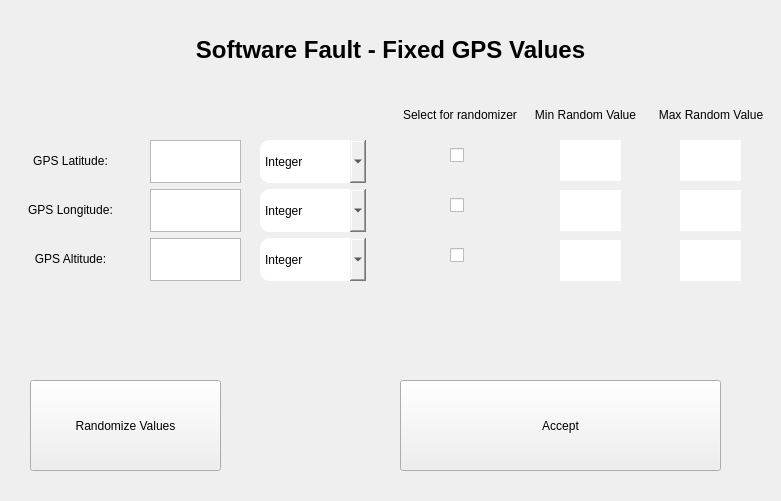
<?xml version="1.0" encoding="UTF-8"?>
<ui version="4.0">
 <class>DialogWindow</class>
 <widget class="QWidget" name="DialogWindow">
  <property name="windowModality">
   <enum>Qt::ApplicationModal</enum>
  </property>
  <property name="geometry">
   <rect>
    <x>0</x>
    <y>0</y>
    <width>781</width>
    <height>501</height>
   </rect>
  </property>
  <property name="windowTitle">
   <string>Form</string>
  </property>
  <property name="styleSheet">
   <string notr="true"/>
  </property>
  <widget class="QTextEdit" name="textEditGPSLatInjection_2">
   <property name="geometry">
    <rect>
     <x>560</x>
     <y>140</y>
     <width>61</width>
     <height>41</height>
    </rect>
   </property>
   <property name="sizePolicy">
    <sizepolicy hsizetype="Preferred" vsizetype="Preferred">
     <horstretch>0</horstretch>
     <verstretch>0</verstretch>
    </sizepolicy>
   </property>
   <property name="styleSheet">
    <string notr="true">border-top-left-radius: 10px;
border-top-right-radius: 10px;
border-bottom-left-radius: 10px;
border-bottom-right-radius: 10px;</string>
   </property>
  </widget>
  <widget class="QCheckBox" name="checkboxGPSLatInjection">
   <property name="geometry">
    <rect>
     <x>450</x>
     <y>140</y>
     <width>31</width>
     <height>31</height>
    </rect>
   </property>
   <property name="sizePolicy">
    <sizepolicy hsizetype="Preferred" vsizetype="Preferred">
     <horstretch>0</horstretch>
     <verstretch>0</verstretch>
    </sizepolicy>
   </property>
   <property name="styleSheet">
    <string notr="true">QCheckBox::Indicator {width: 30px; height: 30px; image: url(:/Logos/images/unchecked_checkbox.png);} 
QCheckBox::indicator::checked{width: 30px; height: 30px; image: url(:/Logos/images/checked_checkbox.png);}</string>
   </property>
   <property name="text">
    <string/>
   </property>
  </widget>
  <widget class="QPushButton" name="buttonGPSInjectionContinue">
   <property name="enabled">
    <bool>true</bool>
   </property>
   <property name="geometry">
    <rect>
     <x>400</x>
     <y>380</y>
     <width>321</width>
     <height>91</height>
    </rect>
   </property>
   <property name="styleSheet">
    <string notr="true"/>
   </property>
   <property name="text">
    <string>Accept</string>
   </property>
  </widget>
  <widget class="QTextEdit" name="textEditGPSLatInjection_3">
   <property name="geometry">
    <rect>
     <x>680</x>
     <y>140</y>
     <width>61</width>
     <height>41</height>
    </rect>
   </property>
   <property name="sizePolicy">
    <sizepolicy hsizetype="Preferred" vsizetype="Preferred">
     <horstretch>0</horstretch>
     <verstretch>0</verstretch>
    </sizepolicy>
   </property>
   <property name="styleSheet">
    <string notr="true">border-top-left-radius: 10px;
border-top-right-radius: 10px;
border-bottom-left-radius: 10px;
border-bottom-right-radius: 10px;</string>
   </property>
  </widget>
  <widget class="QPushButton" name="buttonRandomizeGPSInjection">
   <property name="geometry">
    <rect>
     <x>30</x>
     <y>380</y>
     <width>191</width>
     <height>91</height>
    </rect>
   </property>
   <property name="styleSheet">
    <string notr="true"/>
   </property>
   <property name="text">
    <string>Randomize Values</string>
   </property>
  </widget>
  <widget class="QCheckBox" name="checkboxGPSLonInjection">
   <property name="geometry">
    <rect>
     <x>450</x>
     <y>190</y>
     <width>31</width>
     <height>31</height>
    </rect>
   </property>
   <property name="sizePolicy">
    <sizepolicy hsizetype="Preferred" vsizetype="Preferred">
     <horstretch>0</horstretch>
     <verstretch>0</verstretch>
    </sizepolicy>
   </property>
   <property name="styleSheet">
    <string notr="true">QCheckBox::Indicator {width: 30px; height: 30px; image: url(:/Logos/images/unchecked_checkbox.png);} 
QCheckBox::indicator::checked{width: 30px; height: 30px; image: url(:/Logos/images/checked_checkbox.png);}</string>
   </property>
   <property name="text">
    <string/>
   </property>
  </widget>
  <widget class="QLabel" name="label_2">
   <property name="geometry">
    <rect>
     <x>80</x>
     <y>20</y>
     <width>621</width>
     <height>61</height>
    </rect>
   </property>
   <property name="toolTip">
    <string>&lt;html&gt;&lt;head/&gt;&lt;body&gt;&lt;p align=&quot;center&quot;&gt;&lt;br/&gt;&lt;/p&gt;&lt;/body&gt;&lt;/html&gt;</string>
   </property>
   <property name="whatsThis">
    <string>&lt;html&gt;&lt;head/&gt;&lt;body&gt;&lt;p align=&quot;center&quot;&gt;&lt;br/&gt;&lt;/p&gt;&lt;/body&gt;&lt;/html&gt;</string>
   </property>
   <property name="styleSheet">
    <string notr="true">font-size: 24px;
font-weight: bold;</string>
   </property>
   <property name="text">
    <string>&lt;html&gt;&lt;head/&gt;&lt;body&gt;&lt;p&gt;&lt;span style=&quot; color:#000000;&quot;&gt;Software Fault - Fixed GPS Values&lt;/span&gt;&lt;/p&gt;&lt;/body&gt;&lt;/html&gt;</string>
   </property>
   <property name="alignment">
    <set>Qt::AlignCenter</set>
   </property>
  </widget>
  <widget class="QCheckBox" name="checkboxGPSAltInjection">
   <property name="geometry">
    <rect>
     <x>450</x>
     <y>240</y>
     <width>31</width>
     <height>31</height>
    </rect>
   </property>
   <property name="sizePolicy">
    <sizepolicy hsizetype="Preferred" vsizetype="Preferred">
     <horstretch>0</horstretch>
     <verstretch>0</verstretch>
    </sizepolicy>
   </property>
   <property name="styleSheet">
    <string notr="true">QCheckBox::Indicator {width: 30px; height: 30px; image: url(:/Logos/images/unchecked_checkbox.png);} 
QCheckBox::indicator::checked{width: 30px; height: 30px; image: url(:/Logos/images/checked_checkbox.png);}</string>
   </property>
   <property name="text">
    <string/>
   </property>
  </widget>
  <widget class="QTextEdit" name="textEditGPSAltInjection_3">
   <property name="geometry">
    <rect>
     <x>680</x>
     <y>240</y>
     <width>61</width>
     <height>41</height>
    </rect>
   </property>
   <property name="sizePolicy">
    <sizepolicy hsizetype="Preferred" vsizetype="Preferred">
     <horstretch>0</horstretch>
     <verstretch>0</verstretch>
    </sizepolicy>
   </property>
   <property name="styleSheet">
    <string notr="true">border-top-left-radius: 10px;
border-top-right-radius: 10px;
border-bottom-left-radius: 10px;
border-bottom-right-radius: 10px;</string>
   </property>
  </widget>
  <widget class="QTextEdit" name="textEditGPSLonInjection_2">
   <property name="geometry">
    <rect>
     <x>560</x>
     <y>190</y>
     <width>61</width>
     <height>41</height>
    </rect>
   </property>
   <property name="sizePolicy">
    <sizepolicy hsizetype="Preferred" vsizetype="Preferred">
     <horstretch>0</horstretch>
     <verstretch>0</verstretch>
    </sizepolicy>
   </property>
   <property name="styleSheet">
    <string notr="true">border-top-left-radius: 10px;
border-top-right-radius: 10px;
border-bottom-left-radius: 10px;
border-bottom-right-radius: 10px;</string>
   </property>
  </widget>
  <widget class="QTextEdit" name="textEditGPSAltInjection_2">
   <property name="geometry">
    <rect>
     <x>560</x>
     <y>240</y>
     <width>61</width>
     <height>41</height>
    </rect>
   </property>
   <property name="sizePolicy">
    <sizepolicy hsizetype="Preferred" vsizetype="Preferred">
     <horstretch>0</horstretch>
     <verstretch>0</verstretch>
    </sizepolicy>
   </property>
   <property name="styleSheet">
    <string notr="true">border-top-left-radius: 10px;
border-top-right-radius: 10px;
border-bottom-left-radius: 10px;
border-bottom-right-radius: 10px;</string>
   </property>
  </widget>
  <widget class="QTextEdit" name="textEditGPSLonInjection_3">
   <property name="geometry">
    <rect>
     <x>680</x>
     <y>190</y>
     <width>61</width>
     <height>41</height>
    </rect>
   </property>
   <property name="sizePolicy">
    <sizepolicy hsizetype="Preferred" vsizetype="Preferred">
     <horstretch>0</horstretch>
     <verstretch>0</verstretch>
    </sizepolicy>
   </property>
   <property name="styleSheet">
    <string notr="true">border-top-left-radius: 10px;
border-top-right-radius: 10px;
border-bottom-left-radius: 10px;
border-bottom-right-radius: 10px;</string>
   </property>
  </widget>
  <widget class="QWidget" name="layoutWidget">
   <property name="geometry">
    <rect>
     <x>10</x>
     <y>140</y>
     <width>121</width>
     <height>141</height>
    </rect>
   </property>
   <layout class="QVBoxLayout" name="verticalLayout">
    <item>
     <widget class="QLabel" name="labelGPSLatInjection">
      <property name="styleSheet">
       <string notr="true"/>
      </property>
      <property name="text">
       <string>&lt;html&gt;&lt;head/&gt;&lt;body&gt;&lt;p&gt;&lt;span style=&quot; color:#000000;&quot;&gt;GPS Latitude:&lt;/span&gt;&lt;/p&gt;&lt;/body&gt;&lt;/html&gt;</string>
      </property>
      <property name="alignment">
       <set>Qt::AlignCenter</set>
      </property>
     </widget>
    </item>
    <item>
     <widget class="QLabel" name="labelGPSLonInjection">
      <property name="styleSheet">
       <string notr="true"/>
      </property>
      <property name="text">
       <string>&lt;html&gt;&lt;head/&gt;&lt;body&gt;&lt;p&gt;&lt;span style=&quot; color:#000000;&quot;&gt;GPS Longitude:&lt;/span&gt;&lt;/p&gt;&lt;/body&gt;&lt;/html&gt;</string>
      </property>
      <property name="alignment">
       <set>Qt::AlignCenter</set>
      </property>
     </widget>
    </item>
    <item>
     <widget class="QLabel" name="labelGPSAltInjection">
      <property name="styleSheet">
       <string notr="true"/>
      </property>
      <property name="text">
       <string>&lt;html&gt;&lt;head/&gt;&lt;body&gt;&lt;p&gt;&lt;span style=&quot; color:#000000;&quot;&gt;GPS Altitude:&lt;/span&gt;&lt;/p&gt;&lt;/body&gt;&lt;/html&gt;</string>
      </property>
      <property name="alignment">
       <set>Qt::AlignCenter</set>
      </property>
     </widget>
    </item>
   </layout>
  </widget>
  <widget class="QWidget" name="layoutWidget">
   <property name="geometry">
    <rect>
     <x>150</x>
     <y>140</y>
     <width>91</width>
     <height>141</height>
    </rect>
   </property>
   <layout class="QVBoxLayout" name="verticalLayout_2">
    <item>
     <widget class="QTextEdit" name="textEditGPSLatInjection">
      <property name="sizePolicy">
       <sizepolicy hsizetype="Preferred" vsizetype="Preferred">
        <horstretch>0</horstretch>
        <verstretch>0</verstretch>
       </sizepolicy>
      </property>
      <property name="styleSheet">
       <string notr="true"/>
      </property>
     </widget>
    </item>
    <item>
     <widget class="QTextEdit" name="textEditGPSLonInjection">
      <property name="sizePolicy">
       <sizepolicy hsizetype="Preferred" vsizetype="Preferred">
        <horstretch>0</horstretch>
        <verstretch>0</verstretch>
       </sizepolicy>
      </property>
      <property name="styleSheet">
       <string notr="true"/>
      </property>
     </widget>
    </item>
    <item>
     <widget class="QTextEdit" name="textEditGPSAltInjection">
      <property name="sizePolicy">
       <sizepolicy hsizetype="Preferred" vsizetype="Preferred">
        <horstretch>0</horstretch>
        <verstretch>0</verstretch>
       </sizepolicy>
      </property>
      <property name="styleSheet">
       <string notr="true"/>
      </property>
     </widget>
    </item>
   </layout>
  </widget>
  <widget class="QWidget" name="layoutWidget">
   <property name="geometry">
    <rect>
     <x>260</x>
     <y>140</y>
     <width>106</width>
     <height>141</height>
    </rect>
   </property>
   <layout class="QVBoxLayout" name="verticalLayout_3">
    <item>
     <widget class="QComboBox" name="comboBoxGPS_Lat">
      <property name="sizePolicy">
       <sizepolicy hsizetype="Preferred" vsizetype="Preferred">
        <horstretch>0</horstretch>
        <verstretch>0</verstretch>
       </sizepolicy>
      </property>
      <property name="styleSheet">
       <string notr="true">border-top-left-radius: 10px;
border-top-right-radius: 10px;
border-bottom-left-radius: 10px;
border-bottom-right-radius: 10px;</string>
      </property>
      <item>
       <property name="text">
        <string>Integer</string>
       </property>
      </item>
      <item>
       <property name="text">
        <string>Decimal</string>
       </property>
      </item>
     </widget>
    </item>
    <item>
     <widget class="QComboBox" name="comboBoxGPS_Lon">
      <property name="sizePolicy">
       <sizepolicy hsizetype="Preferred" vsizetype="Preferred">
        <horstretch>0</horstretch>
        <verstretch>0</verstretch>
       </sizepolicy>
      </property>
      <property name="styleSheet">
       <string notr="true">border-top-left-radius: 10px;
border-top-right-radius: 10px;
border-bottom-left-radius: 10px;
border-bottom-right-radius: 10px;</string>
      </property>
      <item>
       <property name="text">
        <string>Integer</string>
       </property>
      </item>
      <item>
       <property name="text">
        <string>Decimal</string>
       </property>
      </item>
     </widget>
    </item>
    <item>
     <widget class="QComboBox" name="comboBoxGPS_Alt">
      <property name="sizePolicy">
       <sizepolicy hsizetype="Preferred" vsizetype="Preferred">
        <horstretch>0</horstretch>
        <verstretch>0</verstretch>
       </sizepolicy>
      </property>
      <property name="styleSheet">
       <string notr="true">border-top-left-radius: 10px;
border-top-right-radius: 10px;
border-bottom-left-radius: 10px;
border-bottom-right-radius: 10px;</string>
      </property>
      <item>
       <property name="text">
        <string>Integer</string>
       </property>
      </item>
      <item>
       <property name="text">
        <string>Decimal</string>
       </property>
      </item>
     </widget>
    </item>
   </layout>
  </widget>
  <widget class="QWidget" name="layoutWidget">
   <property name="geometry">
    <rect>
     <x>400</x>
     <y>100</y>
     <width>371</width>
     <height>31</height>
    </rect>
   </property>
   <layout class="QHBoxLayout" name="horizontalLayout">
    <item>
     <widget class="QLabel" name="label_3">
      <property name="styleSheet">
       <string notr="true">font-size: 12px;</string>
      </property>
      <property name="lineWidth">
       <number>0</number>
      </property>
      <property name="text">
       <string>&lt;html&gt;&lt;head/&gt;&lt;body&gt;&lt;p align=&quot;center&quot;&gt;&lt;span style=&quot; color:#000000;&quot;&gt;Select for randomizer&lt;/span&gt;&lt;/p&gt;&lt;/body&gt;&lt;/html&gt;</string>
      </property>
      <property name="alignment">
       <set>Qt::AlignCenter</set>
      </property>
      <property name="indent">
       <number>-1</number>
      </property>
     </widget>
    </item>
    <item>
     <widget class="QLabel" name="label_4">
      <property name="styleSheet">
       <string notr="true">font-size: 12px;</string>
      </property>
      <property name="text">
       <string>&lt;html&gt;&lt;head/&gt;&lt;body&gt;&lt;p&gt;&lt;span style=&quot; color:#000000;&quot;&gt;Min Random Value&lt;/span&gt;&lt;/p&gt;&lt;/body&gt;&lt;/html&gt;</string>
      </property>
      <property name="alignment">
       <set>Qt::AlignCenter</set>
      </property>
     </widget>
    </item>
    <item>
     <widget class="QLabel" name="label_5">
      <property name="styleSheet">
       <string notr="true">font-size: 12px;</string>
      </property>
      <property name="text">
       <string>&lt;html&gt;&lt;head/&gt;&lt;body&gt;&lt;p&gt;&lt;span style=&quot; color:#000000;&quot;&gt;Max Random Value&lt;/span&gt;&lt;/p&gt;&lt;/body&gt;&lt;/html&gt;</string>
      </property>
      <property name="alignment">
       <set>Qt::AlignCenter</set>
      </property>
     </widget>
    </item>
   </layout>
  </widget>
 </widget>
 <resources/>
 <connections/>
</ui>
